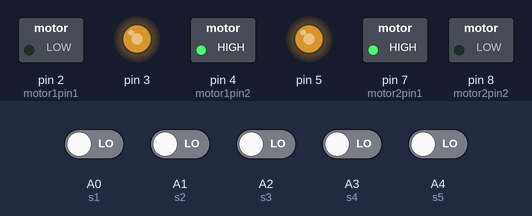
Simulated run of this sketch. Board: Arduino Uno, built with avr-gcc and run on an emulated ATmega328P. On the bench: switched loads named in the sketch (green lamp = pin HIGH), output pins drawn as LEDs (lit = HIGH). Inputs (shaded band) come from the test bench; at power-on: A0 (s1), A1 (s2), A2 (s3), A3 (s4), A4 (s5) LOW.

Above: at 1.2 s.
1.3 s: A0 (s1) driven HIGH
At 2.5 s:
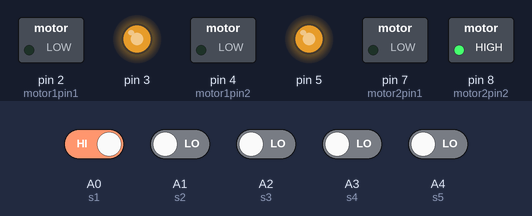
2.8 s: A0 (s1) driven LOW
At 3.8 s:
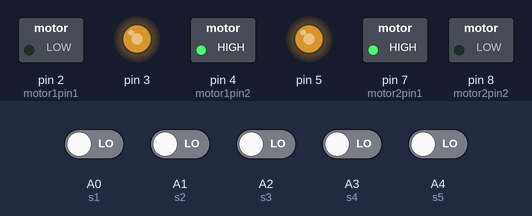
4.4 s: A1 (s2) driven HIGH
At 5.0 s:
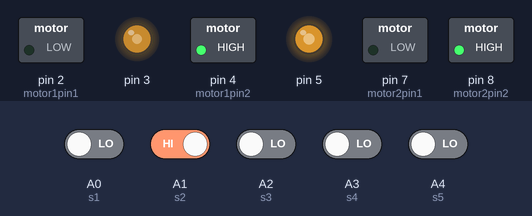
5.9 s: A1 (s2) driven LOW
At 7.1 s:
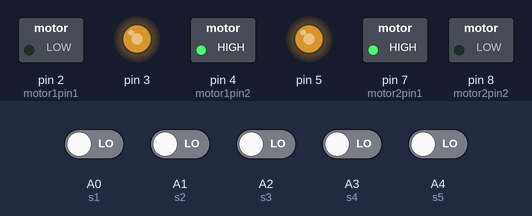
7.4 s: A2 (s3) driven HIGH
At 8.4 s:
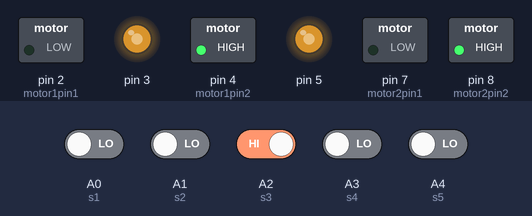
8.9 s: A3 (s4) driven HIGH
At 9.6 s:
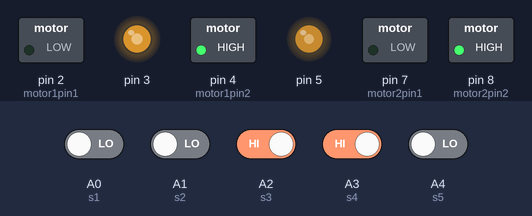
Timing chart, 0 to 11.4 s (numbered marks = the images above; inputs shaded):
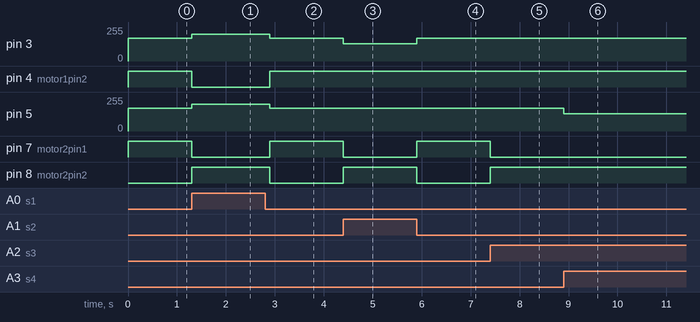

The sketch:

Roboboyz.ino
```cpp
//declaring mototrs pin
int motor1pin1 = 2;
int motor1pin2 = 4;
int motor2pin1 = 7;
int motor2pin2 = 8;

//delcaring speedControl
int motorspeed=170;
int curvespeed=130;

//sensors pins
int s1=A0;
int s2=A1;
int s3=A2;
int s4=A3;
int s5=A4;

//sensor data collecting variable
int datas1;
int datas2;
int datas3;
int datas4;
int datas5;
int dtt=400;
int dtt2=250;

//movestraight
void movestraight(){
    analogWrite(3, motorspeed); //ENA pin
    analogWrite(5, motorspeed); //ENB pin

    digitalWrite(motor1pin1, LOW);
    digitalWrite(motor1pin2, HIGH);

    digitalWrite(motor2pin1, LOW);
    digitalWrite(motor2pin2, HIGH);
}

//curveturnleft
void curveturnleft(){
    analogWrite(3, curvespeed); //ENA pin
    analogWrite(5, motorspeed); //ENB pin
    digitalWrite(motor1pin1, LOW);
    digitalWrite(motor1pin2, HIGH);

    digitalWrite(motor2pin1, LOW);
    digitalWrite(motor2pin2, HIGH);

}

//curveturnright
void curveturnright(){
    analogWrite(3, motorspeed); //ENA pin
    analogWrite(5, curvespeed); //ENB pin
    digitalWrite(motor1pin1, LOW);
    digitalWrite(motor1pin2, HIGH);

    digitalWrite(motor2pin1, LOW);
    digitalWrite(motor2pin2, HIGH);
}

//finish
//void finish(){
//            analogWrite(3, motorspeed); //ENA pin
//            analogWrite(5, motorspeed); //ENB pin
//            digitalWrite(motor1pin1, LOW);
//            digitalWrite(motor1pin2, LOW);
//            digitalWrite(motor2pin1, LOW);
//            digitalWrite(motor2pin2, LOW);
//}

//turnleft
void turnleft(){
    analogWrite(3, 200); //ENA pin
    analogWrite(5, 200); //ENB pin
    digitalWrite(motor1pin1, LOW);
    digitalWrite(motor1pin2, LOW);

    digitalWrite(motor2pin1, LOW);
    digitalWrite(motor2pin2, HIGH);
}

//turnright
void turnright(){
    analogWrite(3, motorspeed); //ENA pin
    analogWrite(5, motorspeed); //ENB pin
    digitalWrite(motor1pin1, LOW);
    digitalWrite(motor1pin2, HIGH);

    digitalWrite(motor2pin1, LOW);
    digitalWrite(motor2pin2, LOW);
}

//reverseturn
void reverseturn(){
    analogWrite(3, motorspeed); //ENA pin
    analogWrite(5, motorspeed); //ENB pin
    digitalWrite(motor1pin1, LOW);
    digitalWrite(motor1pin2, HIGH);

    digitalWrite(motor2pin1, HIGH);
    digitalWrite(motor2pin2, LOW);
}

void setup() {
  // put your setup code here, to run once:
  Serial.begin(9600);
//  for mototr pins
  pinMode(motor1pin1, OUTPUT);
  pinMode(motor1pin2, OUTPUT);
  pinMode(motor2pin1, OUTPUT);
  pinMode(motor2pin2, OUTPUT);

//for speed controller
  pinMode(3, OUTPUT);
  pinMode(5, OUTPUT);

//  for IR sensor
//
  pinMode(s1,INPUT);
  pinMode(s2,INPUT);
  pinMode(s3,INPUT);
  pinMode(s4,INPUT);
  pinMode(s5,INPUT);

}

void loop() {

//taking sensor inputs
  datas1=digitalRead(s1);
  datas2=digitalRead(s2);
  datas3=digitalRead(s3);
  datas4=digitalRead(s4);
  datas5=digitalRead(s5);
  if((datas3==1) && (datas1==0 && datas2==0 && datas4==0 && datas5==0)){
    movestraight();
  }
  else if((datas2==1)&&(datas1==0 && datas4==0 && datas5==0)){
    curveturnleft();
  }
  else if(datas1==1){
    turnleft();
    delay(200);
  }
   else if((datas4==1)&&(datas1==0 && datas2==0 && datas5==0)){
    curveturnright();
  }

//during right we have to always check for right T
  else if(datas5==1 && datas1==1 && datas4==1){
     movestraight();
     delay(dtt2);
     if(datas4==0 && datas5==0 && datas1==0 && datas2==0 && datas3==0){
     turnright();
     delay(dtt);
     }
     else {
          movestraight();
     }
  }


  else if(datas1==datas2==datas3==datas4==datas5==0){
    reverseturn();
//    delay(dtt);
  }
}
```

Measured:
- after the input at 1.3 s, pin 3, pin 5: 170/255 → 200/255 at once; pin 4 (motor1pin2), pin 7 (motor2pin1): HIGH → LOW at once; pin 8 (motor2pin2): LOW → HIGH at once
- after the input at 2.8 s, pin 3, pin 5: 200/255 → 170/255 after 0.10 s; pin 4 (motor1pin2), pin 7 (motor2pin1): LOW → HIGH after 0.10 s; pin 8 (motor2pin2): HIGH → LOW after 0.10 s
- after the input at 4.4 s, pin 3: 170/255 → 130/255 at once; pin 7 (motor2pin1): HIGH → LOW at once; pin 8 (motor2pin2): LOW → HIGH at once
- after the input at 5.9 s, pin 3: 130/255 → 170/255 at once; pin 7 (motor2pin1): LOW → HIGH at once; pin 8 (motor2pin2): HIGH → LOW at once
- after the input at 7.4 s, pin 7 (motor2pin1): HIGH → LOW at once; pin 8 (motor2pin2): LOW → HIGH at once
- after the input at 8.9 s, pin 5: 170/255 → 130/255 at once
